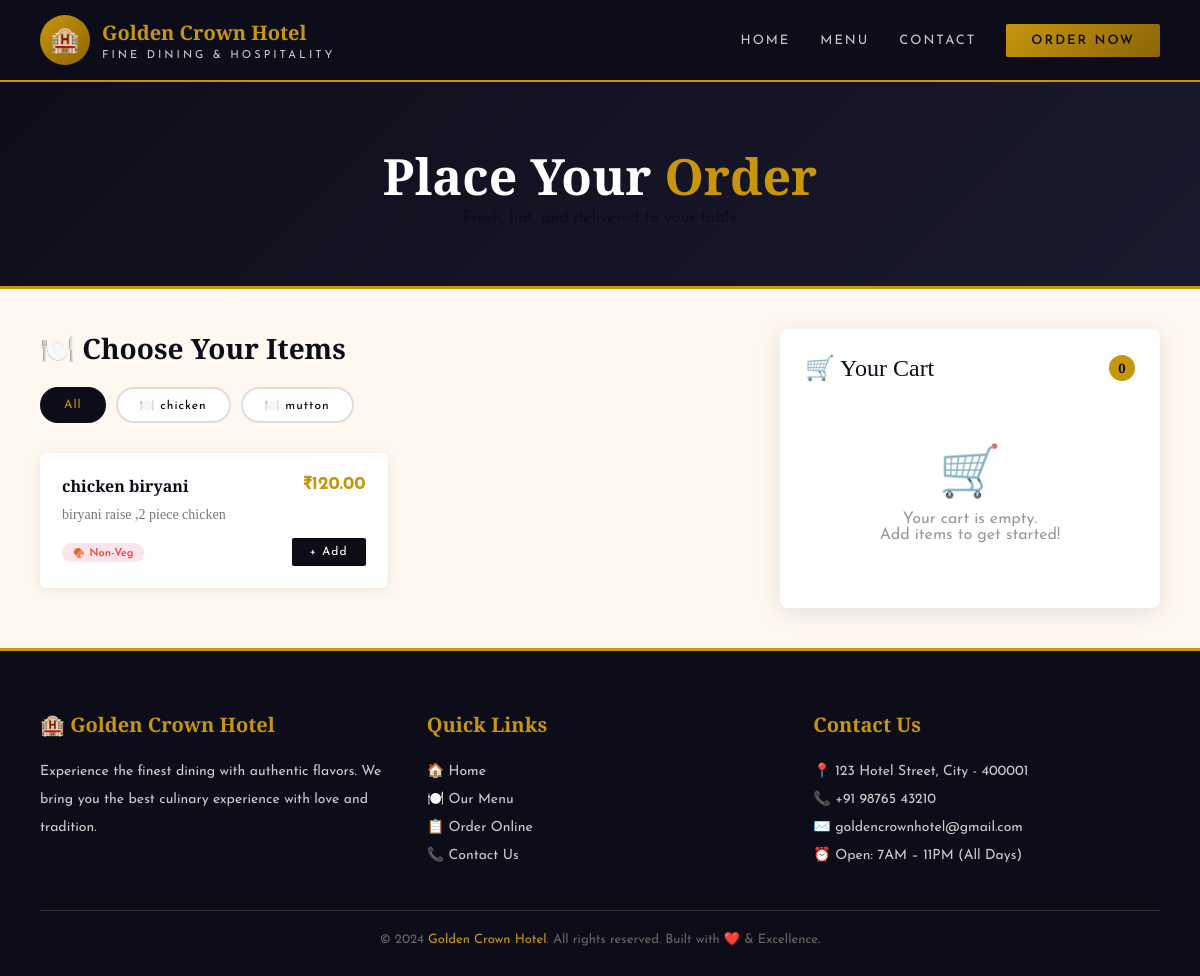
The page /order/ on the database its author committed.
### hotel/models.py (models this page shows, shortened)
class Category(models.Model):
    name = models.CharField(max_length=100)
    icon = models.CharField(max_length=50, default='🍽️')
    description = models.TextField(blank=True)
    is_active = models.BooleanField(default=True)
    created_at = models.DateTimeField(auto_now_add=True)
    class Meta:
        verbose_name_plural = 'Categories'
        ordering = ['name']

class MenuItem(models.Model):
    category = models.ForeignKey(Category, on_delete=models.CASCADE, related_name='items')
    name = models.CharField(max_length=200)
    description = models.TextField(blank=True)
    price = models.DecimalField(max_digits=10, decimal_places=2)
    image = models.ImageField(upload_to='menu_items/', blank=True, null=True)
    is_available = models.BooleanField(default=True)
    is_veg = models.BooleanField(default=False)
    is_featured = models.BooleanField(default=False)
    created_at = models.DateTimeField(auto_now_add=True)
    updated_at = models.DateTimeField(auto_now=True)

### hotel/views.py (the view)
# urls.py: path('order/', views.order_page, name='order'),
def order_page(request):
    categories = Category.objects.filter(is_active=True).prefetch_related('items')
    tables = Table.objects.filter(is_occupied=False)
    return render(request, 'hotel/order.html', {'categories': categories, 'tables': tables})

### hotel/templates/hotel/order.html (shortened to what this page needs)
{% extends 'hotel/base.html' %}
{% block content %}
<div class="page-hero">
  <h1>Place Your <span>Order</span></h1>
  <p>Fresh, hot, and delivered to your table</p>
</div>
<div class="order-layout">
  <div class="menu-section">
    <h2>🍽️ Choose Your Items</h2>
    <div class="cat-tabs">
      <button class="cat-tab active" onclick="filterCat('all')">All</button>
      {% for cat in categories %}
      <button class="cat-tab" onclick="filterCat('{{ cat.id }}')">{{ cat.icon }} {{ cat.name }}</button>
      {% endfor %}
    </div>
    <div class="items-grid">
      {% for cat in categories %}
      {% for item in cat.items.all %}
      {% if item.is_available %}
      <div class="item-card" data-cat="{{ cat.id }}" id="card-{{ item.id }}">
        <div class="item-top">
          <span class="item-name">{{ item.name }}</span>
          <span class="item-price">₹{{ item.price }}</span>
        </div>
        <div class="item-desc">{{ item.description|default:"Freshly prepared with love."|truncatechars:60 }}</div>
        <div class="item-footer">
          <span class="veg-tag {% if item.is_veg %}veg{% else %}nonveg{% endif %}">{% if item.is_veg %}🌿 Veg{% else %}🍖 Non-Veg{% endif %}</span>
          <button class="add-to-cart" id="btn-{{ item.id }}" onclick="addToCart({{ item.id }}, '{{ item.name }}', {{ item.price }})">+ Add</button>
        </div>
      </div>
      {% endif %}
      {% endfor %}
      {% endfor %}
    </div>
  </div>
  <div class="cart-panel">
    <div class="cart-title">
      🛒 Your Cart
      <span class="cart-badge" id="cart-count">0</span>
    </div>
    <div id="cart-empty" class="cart-empty">
      <span class="emoji">🛒</span>
      <p>Your cart is empty.<br>Add items to get started!</p>
    </div>
  </div>
</div>
{% endblock %}

### hotel/templates/hotel/base.html (style rules this page uses)
:root { --gold: #C8960C; --gold-light: #F0C040; --gold-dark: #8B6508; --dark: #0D0D1A; --dark2: #1a1a2e; --dark3: #16213e; --cream: #FFF8F0; --white: #ffffff; --text-light: #ccc; }
* { margin: 0; padding: 0; box-sizing: border-box; }
body { font-family: 'Josefin Sans', sans-serif; background: var(--cream); color: var(--dark); }

### hotel/templates/hotel/order.html (style rules this page uses)
.page-hero { background: linear-gradient(135deg, var(--dark), var(--dark2)); padding: 60px 40px; text-align: center; border-bottom: 3px solid var(--gold); }
.page-hero h1 { font-family: 'Playfair Display', serif; font-size: 50px; color: white; }
.page-hero h1 span { color: var(--gold); }
.order-layout { display: grid; grid-template-columns: 1fr 380px; gap: 30px; max-width: 1300px; margin: 0 auto; padding: 40px; }
.menu-section h2 { font-family: 'Playfair Display', serif; font-size: 28px; margin-bottom: 20px; }
.cat-tabs { display: flex; gap: 10px; flex-wrap: wrap; margin-bottom: 30px; }
.cat-tab { padding: 9px 22px; border: 2px solid #ddd; background: white; border-radius: 30px; cursor: pointer; font-family: 'Josefin Sans', sans-serif; font-size: 12px; letter-spacing: 1px; transition: all 0.3s; }
.cat-tab.active { background: var(--dark); color: var(--gold); border-color: var(--dark); }
.items-grid { display: grid; grid-template-columns: repeat(2, 1fr); gap: 15px; }
.item-card { background: white; border-radius: 6px; padding: 20px; box-shadow: 0 2px 12px rgba(0,0,0,0.08); display: flex; flex-direction: column; gap: 10px; transition: all 0.3s; border: 2px solid transparent; }
.item-top { display: flex; justify-content: space-between; align-items: flex-start; }
.item-name { font-family: 'Playfair Display', serif; font-size: 16px; font-weight: 700; }
.item-price { font-size: 18px; font-weight: 700; color: var(--gold); }
.item-desc { font-size: 13px; color: #777; font-family: 'Crimson Text', serif; font-size: 14px; }
.item-footer { display: flex; align-items: center; justify-content: space-between; margin-top: 5px; }
.veg-tag { font-size: 11px; padding: 3px 10px; border-radius: 20px; font-weight: 600; }
.veg-tag.nonveg { background: #fce4ec; color: #f44336; }
.add-to-cart { background: var(--dark); color: white; border: none; cursor: pointer; padding: 8px 18px; font-family: 'Josefin Sans', sans-serif; font-size: 12px; letter-spacing: 1px; border-radius: 2px; transition: all 0.3s; }
.cart-panel { background: white; border-radius: 8px; padding: 25px; box-shadow: 0 4px 25px rgba(0,0,0,0.1); position: sticky; top: 90px; max-height: calc(100vh - 110px); overflow-y: auto; }
.cart-title { font-family: 'Playfair Display', serif; font-size: 24px; margin-bottom: 20px; display: flex; justify-content: space-between; align-items: center; }
.cart-badge { background: var(--gold); color: var(--dark); border-radius: 50%; width: 26px; height: 26px; display: flex; align-items: center; justify-content: center; font-size: 13px; font-weight: 700; }
.cart-empty { text-align: center; padding: 40px 20px; color: #999; }
.cart-empty .emoji { font-size: 50px; display: block; margin-bottom: 10px; }

### rows shown on the page
Category: icon "🍽️", name "chicken"
Category: icon "🍽️", name "mutton"
MenuItem: name "chicken biryani", price "120.00", description "biryani raise ,2 piece chicken", is_veg "🍖 Non-Veg"
